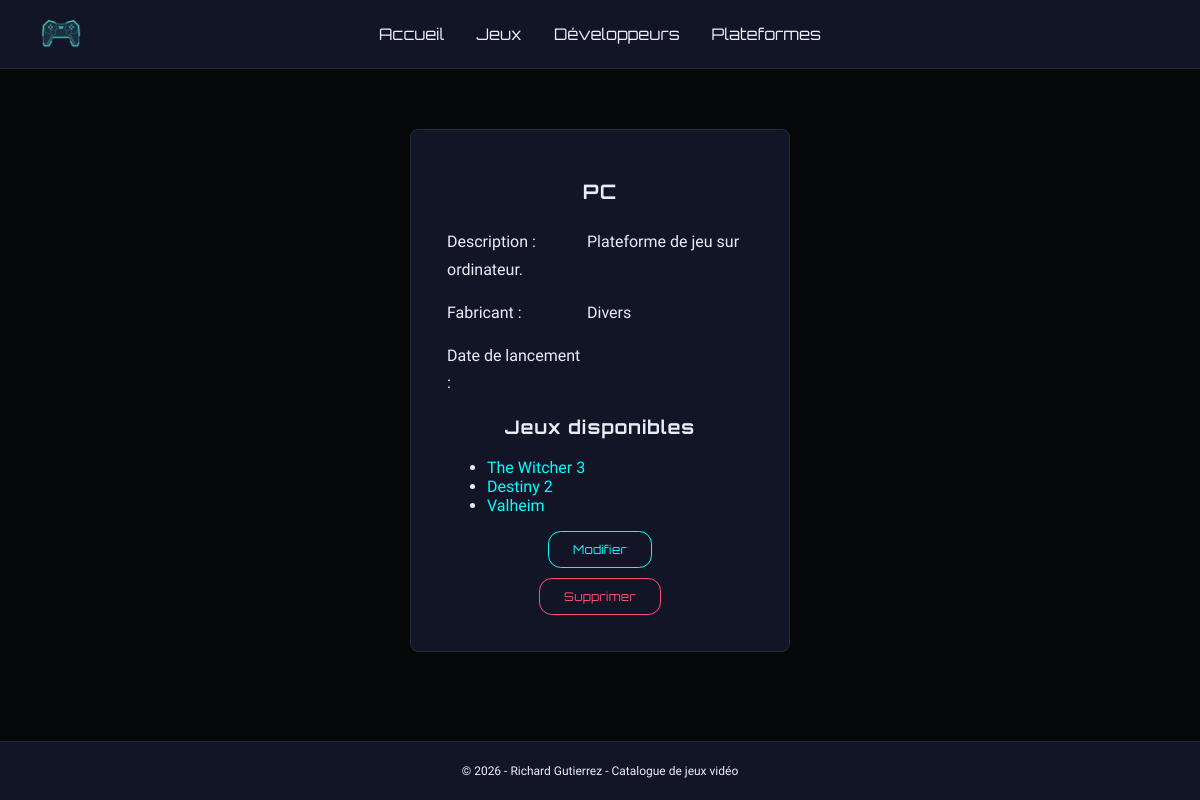
The page /plateforme-show.php?id=1 on the database its author committed.
### tables this page shows
CREATE TABLE plateforme (
    id              INT AUTO_INCREMENT PRIMARY KEY,
    nom             VARCHAR(100) NOT NULL,
    description     TEXT,
    date_ajout      DATE,
    fabricant       VARCHAR(100),
    date_lancement  DATE
);

CREATE TABLE jeu (
    id              INT AUTO_INCREMENT PRIMARY KEY,
    nom             VARCHAR(150) NOT NULL,
    description     TEXT,
    date_ajout      DATE,
    genre           VARCHAR(100),
    note            DECIMAL(3,1),
    date_sortie     DATE,
    developpeur_id  INT,
    CONSTRAINT fk_jeu_developpeur FOREIGN KEY (developpeur_id) REFERENCES developpeur(id)
);

### Classe/CRUD.php (called while the page is built, shortened)
<?php
class CRUD extends PDO {
    public function selectId(string $table, int|string $value, $field = 'id'):bool|array{
        $sql = "SELECT * FROM $table WHERE $field = :$field";
        $stmt = $this->prepare($sql);
        $stmt->bindValue(":$field", $value);
        $stmt->execute();
        $count = $stmt->rowCount();
        if($count == 1){
            return $stmt->fetch();
        }else{
            return false;
        }
    }
}

### Classe/Plateforme.php (called while the page is built, shortened)
<?php
require_once('Catalogable.php');
require_once('CRUD.php');
class Plateforme extends Catalogable {
    public static function trouver(CRUD $crud, $id){
        return $crud->selectId('plateforme', $id);
    }
    public function jeux(CRUD $crud){
        $sql = "SELECT jeu.* FROM jeu
                INNER JOIN jeu_plateforme ON jeu.id = jeu_plateforme.jeu_id
                WHERE jeu_plateforme.plateforme_id = :id";
        $stmt = $crud->prepare($sql);
        $stmt->bindValue(':id', $this->id);
        $stmt->execute();
        return $stmt->fetchAll();
    }
}

### Classe/Catalogable.php (called while the page is built, shortened)
<?php
abstract class Catalogable {
    public function __construct($id = null, $nom = null, $description = null, $dateAjout = null){
        $this->id = $id;
    }
}

### plateforme-show.php (the view, shortened to what this page needs)
<?php
$id = $_GET['id'];
require_once('Classe/CRUD.php');
require_once('Classe/Plateforme.php');
$crud = new CRUD;
$plateformeData = Plateforme::trouver($crud, $id);
if($plateformeData){
    $plateforme = new Plateforme(
        $plateformeData['id'],
        $plateformeData['nom'],
        $plateformeData['description'],
        $plateformeData['date_ajout'],
        $plateformeData['fabricant'],
        $plateformeData['date_lancement']
    );
}else{
    header('location:plateforme-index.php');
    die();
}
$jeux = $plateforme->jeux($crud);
?>
<!DOCTYPE html>
<html lang="fr">
<head>
    <link rel="stylesheet" href="css/style.css">
</head>
<body>
    <?php require_once('nav.php'); ?>
    <main>
    <div class="container">
        <h1><?= $plateformeData['nom']; ?></h1>
        <p><strong>Description : </strong><?= $plateformeData['description']; ?></p>
        <p><strong>Fabricant : </strong><?= $plateformeData['fabricant']; ?></p>
        <p><strong>Date de lancement : </strong><?= $plateformeData['date_lancement']; ?></p>
        <h3>Jeux disponibles</h3>
        <?php if(count($jeux) > 0){ ?>
            <ul>
                <?php foreach($jeux as $jeu){ ?>
                    <li><a href="jeu-show.php?id=<?= $jeu['id']; ?>"><?= $jeu['nom']; ?></a></li>
                <?php } ?>
            </ul>
        <?php }else{ ?>
            <p>Aucun jeu associé pour l'instant.</p>
        <?php } ?>
        <a href="plateforme-edit.php?id=<?= $id; ?>" class="btn">Modifier</a>
        <form action="plateforme-delete.php" method="post" style="display:inline">
            <input type="submit" value="Supprimer" class="btn red">
        </form>
    </div>
    </main>
    <?php require_once('footer.php'); ?>
</body>
</html>

### css/style.css (style rules this page uses)
:root { --bg: #060708; --bg-panel: #121526; --bg-panel-alt: #020203; --border: #232b3d; --text: #e7ecf5; --text-dim: #ebeef8; --accent-cyan: #03feff; --accent-magenta: #ff3d81; --danger: #ff4d6d; --font-display: "Orbitron", sans-serif; --font-body: "Exo 2", Arial, sans-serif; }
* { box-sizing: border-box; }
main { flex: 1; margin: 0; padding: 0; }
body { font-family: var(--font-body); background: var(--bg); color: var(--text); margin: 0; padding: 0; min-height: 100vh; display: flex; flex-direction: column; }
h1, h2, h3 { text-align: center; font-family: var(--font-display); letter-spacing: 0.05em; color: var(--text); margin-top: 1; }
a { color: var(--accent-cyan); text-decoration: none; }
.container { width: 380px; margin: 60px auto; background: var(--bg-panel); border: 1px solid var(--border); padding: 36px; border-radius: 0.5rem; }
.container h1, .container h2 { font-size: 20px; margin-bottom: 24px; }
.container p { line-height: 1.7; }
.container p strong { color: var(--text-dim); font-weight: 500; display: inline-block; width: 140px; }
input, select { width: 100%; padding: 10px 12px; margin-top: 6px; background: var(--bg); border: 1px solid var(--border); color: var(--text); border-radius: 2px; font-family: var(--font-body); font-size: 14px; }
.btn { display: block; width: fit-content; margin: 10px auto 0; justify-content: center; padding: 10px 24px; font-family: var(--font-display); font-size: 12px; letter-spacing: 0.03em; text-align: center; cursor: pointer; border: 1px solid var(--accent-cyan); border-radius: 0.8rem; color: var(--accent-cyan); background: transparent; transition: background 0.2s ease, color 0.2s ease; }
.btn.red { border-color: var(--danger); color: var(--danger); }

### rows shown on the page
plateforme: nom "PC", description "Plateforme de jeu sur ordinateur.", fabricant "Divers"
jeu: nom "The Witcher 3"
jeu: nom "Destiny 2"
jeu: nom "Valheim"
